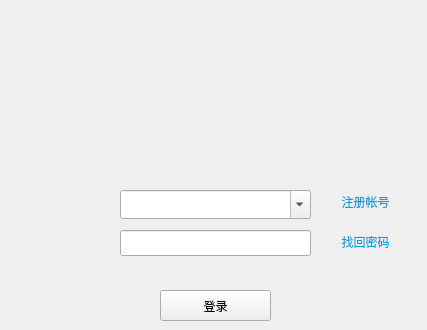
<?xml version="1.0" encoding="UTF-8"?>
<ui version="4.0">
 <class>Login</class>
 <widget class="QWidget" name="Login">
  <property name="geometry">
   <rect>
    <x>0</x>
    <y>0</y>
    <width>427</width>
    <height>330</height>
   </rect>
  </property>
  <property name="minimumSize">
   <size>
    <width>427</width>
    <height>330</height>
   </size>
  </property>
  <property name="maximumSize">
   <size>
    <width>427</width>
    <height>330</height>
   </size>
  </property>
  <property name="windowTitle">
   <string>Login</string>
  </property>
  <property name="autoFillBackground">
   <bool>true</bool>
  </property>
  <widget class="QPushButton" name="btn_regist">
   <property name="geometry">
    <rect>
     <x>320</x>
     <y>190</y>
     <width>91</width>
     <height>23</height>
    </rect>
   </property>
   <property name="font">
    <font>
     <pointsize>9</pointsize>
    </font>
   </property>
   <property name="styleSheet">
    <string notr="true">color: rgb(11, 163, 219);</string>
   </property>
   <property name="text">
    <string>注册帐号</string>
   </property>
   <property name="flat">
    <bool>true</bool>
   </property>
  </widget>
  <widget class="QLineEdit" name="lineEdit_passwd">
   <property name="geometry">
    <rect>
     <x>120</x>
     <y>230</y>
     <width>191</width>
     <height>26</height>
    </rect>
   </property>
   <property name="minimumSize">
    <size>
     <width>170</width>
     <height>22</height>
    </size>
   </property>
   <property name="font">
    <font>
     <pointsize>12</pointsize>
    </font>
   </property>
   <property name="styleSheet">
    <string notr="true"/>
   </property>
  </widget>
  <widget class="QPushButton" name="btn_edit_pwd">
   <property name="geometry">
    <rect>
     <x>320</x>
     <y>230</y>
     <width>91</width>
     <height>23</height>
    </rect>
   </property>
   <property name="font">
    <font>
     <pointsize>9</pointsize>
    </font>
   </property>
   <property name="styleSheet">
    <string notr="true">color: rgb(11, 163, 219);</string>
   </property>
   <property name="text">
    <string>找回密码</string>
   </property>
   <property name="flat">
    <bool>true</bool>
   </property>
  </widget>
  <widget class="QComboBox" name="cBox_account">
   <property name="geometry">
    <rect>
     <x>120</x>
     <y>190</y>
     <width>191</width>
     <height>29</height>
    </rect>
   </property>
   <property name="font">
    <font>
     <pointsize>12</pointsize>
    </font>
   </property>
   <property name="editable">
    <bool>true</bool>
   </property>
  </widget>
  <widget class="QLabel" name="label_top_img">
   <property name="geometry">
    <rect>
     <x>0</x>
     <y>0</y>
     <width>427</width>
     <height>185</height>
    </rect>
   </property>
   <property name="text">
    <string/>
   </property>
  </widget>
  <widget class="QLabel" name="label_user_img">
   <property name="geometry">
    <rect>
     <x>30</x>
     <y>190</y>
     <width>80</width>
     <height>80</height>
    </rect>
   </property>
   <property name="text">
    <string/>
   </property>
  </widget>
  <widget class="QPushButton" name="btn_login">
   <property name="geometry">
    <rect>
     <x>160</x>
     <y>290</y>
     <width>111</width>
     <height>31</height>
    </rect>
   </property>
   <property name="text">
    <string>登录</string>
   </property>
  </widget>
  <widget class="QWidget" name="">
   <property name="geometry">
    <rect>
     <x>130</x>
     <y>260</y>
     <width>171</width>
     <height>21</height>
    </rect>
   </property>
   <layout class="QGridLayout" name="gridLayout">
    <item row="0" column="0">
     <widget class="QCheckBox" name="checkBox_rPasswd">
      <property name="text">
       <string/>
      </property>
     </widget>
    </item>
    <item row="0" column="1">
     <widget class="QLabel" name="label">
      <property name="text">
       <string>记住密码</string>
      </property>
     </widget>
    </item>
    <item row="0" column="2">
     <widget class="QCheckBox" name="checkBox_autoLogin">
      <property name="text">
       <string/>
      </property>
     </widget>
    </item>
    <item row="0" column="3">
     <widget class="QLabel" name="label_2">
      <property name="text">
       <string>自动登录</string>
      </property>
     </widget>
    </item>
   </layout>
  </widget>
 </widget>
 <layoutdefault spacing="6" margin="11"/>
 <resources/>
 <connections/>
</ui>
